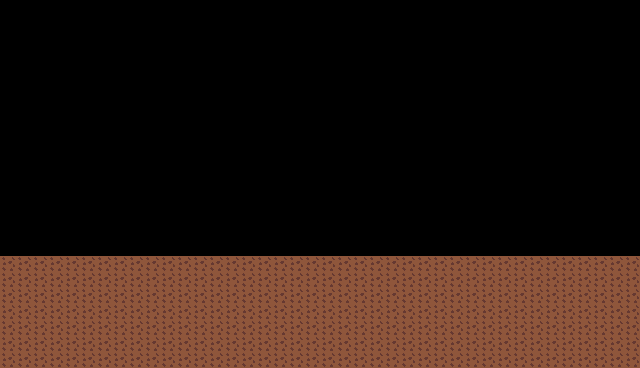

Rendered tile map (Tiled .tmx) drawn with the repository's tilesets; below, a short description and the full map source, tile grids included:
An orthogonal 40x23 tile map with 16x16 px tiles, 1 tile layer (grass) and 2 objects.

<map version="1.10" tiledversion="1.11.2" orientation="orthogonal" renderorder="right-down" width="40" height="23" tilewidth="16" tileheight="16" infinite="0" nextlayerid="4" nextobjectid="13">
 <editorsettings>
  <export target="map.lua" format="lua" />
 </editorsettings>
 <tileset firstgid="1" name="maptextur" tilewidth="16" tileheight="16" tilecount="64" columns="8">
  <image source="../sprites/maptextur.png" width="128" height="128" />
 </tileset>
 <layer id="1" name="grass" width="40" height="23">
  <data encoding="csv">
0,0,0,0,0,0,0,0,0,0,0,0,0,0,0,0,0,0,0,0,0,0,0,0,0,0,0,0,0,0,0,0,0,0,0,0,0,0,0,0,
0,0,0,0,0,0,0,0,0,0,0,0,0,0,0,0,0,0,0,0,0,0,0,0,0,0,0,0,0,0,0,0,0,0,0,0,0,0,0,0,
0,0,0,0,0,0,0,0,0,0,0,0,0,0,0,0,0,0,0,0,0,0,0,0,0,0,0,0,0,0,0,0,0,0,0,0,0,0,0,0,
0,0,0,0,0,0,0,0,0,0,0,0,0,0,0,0,0,0,0,0,0,0,0,0,0,0,0,0,0,0,0,0,0,0,0,0,0,0,0,0,
0,0,0,0,0,0,0,0,0,0,0,0,0,0,0,0,0,0,0,0,0,0,0,0,0,0,0,0,0,0,0,0,0,0,0,0,0,0,0,0,
0,0,0,0,0,0,0,0,0,0,0,0,0,0,0,0,0,0,0,0,0,0,0,0,0,0,0,0,0,0,0,0,0,0,0,0,0,0,0,0,
0,0,0,0,0,0,0,0,0,0,0,0,0,0,0,0,0,0,0,0,0,0,0,0,0,0,0,0,0,0,0,0,0,0,0,0,0,0,0,0,
0,0,0,0,0,0,0,0,0,0,0,0,0,0,0,0,0,0,0,0,0,0,0,0,0,0,0,0,0,0,0,0,0,0,0,0,0,0,0,0,
0,0,0,0,0,0,0,0,0,0,0,0,0,0,0,0,0,0,0,0,0,0,0,0,0,0,0,0,0,0,0,0,0,0,0,0,0,0,0,0,
0,0,0,0,0,0,0,0,0,0,0,0,0,0,0,0,0,0,0,0,0,0,0,0,0,0,0,0,0,0,0,0,0,0,0,0,0,0,0,0,
0,0,0,0,0,0,0,0,0,0,0,0,0,0,0,0,0,0,0,0,0,0,0,0,0,0,0,0,0,0,0,0,0,0,0,0,0,0,0,0,
0,0,0,0,0,0,0,0,0,0,0,0,0,0,0,0,0,0,0,0,0,0,0,0,0,0,0,0,0,0,0,0,0,0,0,0,0,0,0,0,
0,0,0,0,0,0,0,0,0,0,0,0,0,0,0,0,0,0,0,0,0,0,0,0,0,0,0,0,0,0,0,0,0,0,0,0,0,0,0,0,
0,0,0,0,0,0,0,0,0,0,0,0,0,0,0,0,0,0,0,0,0,0,0,0,0,0,0,0,0,0,0,0,0,0,0,0,0,0,0,0,
0,0,0,0,0,0,0,0,0,0,0,0,0,0,0,0,0,0,0,0,0,0,0,0,0,0,0,0,0,0,0,0,0,0,0,0,0,0,0,0,
0,0,0,0,0,0,0,0,0,0,0,0,0,0,0,0,0,0,0,0,0,0,0,0,0,0,0,0,0,0,0,0,0,0,0,0,0,0,0,0,
64,64,64,64,64,64,64,64,64,64,64,64,64,64,64,64,64,64,64,64,64,64,64,64,64,64,64,64,64,64,64,64,64,64,64,64,64,64,64,64,
64,64,64,64,64,64,64,64,64,64,64,64,64,64,64,64,64,64,64,64,64,64,64,64,64,64,64,64,64,64,64,64,64,64,64,64,64,64,64,64,
64,64,64,64,64,64,64,64,64,64,64,64,64,64,64,64,64,64,64,64,64,64,64,64,64,64,64,64,64,64,64,64,64,64,64,64,64,64,64,64,
64,64,64,64,64,64,64,64,64,64,64,64,64,64,64,64,64,64,64,64,64,64,64,64,64,64,64,64,64,64,64,64,64,64,64,64,64,64,64,64,
64,64,64,64,64,64,64,64,64,64,64,64,64,64,64,64,64,64,64,64,64,64,64,64,64,64,64,64,64,64,64,64,64,64,64,64,64,64,64,64,
64,64,64,64,64,64,64,64,64,64,64,64,64,64,64,64,64,64,64,64,64,64,64,64,64,64,64,64,64,64,64,64,64,64,64,64,64,64,64,64,
64,64,64,64,64,64,64,64,64,64,64,64,64,64,64,64,64,64,64,64,64,64,64,64,64,64,64,64,64,64,64,64,64,64,64,64,64,64,64,64
</data>
 </layer>
 <objectgroup color="#aa0000" id="2" name="solid">
  <properties>
   <property name="collidable" type="bool" value="true" />
  </properties>
  <object id="9" x="-0.5" y="255.5" width="532" height="112" />
  <object id="10" x="531" y="255" width="108.5" height="113" />
 </objectgroup>
</map>